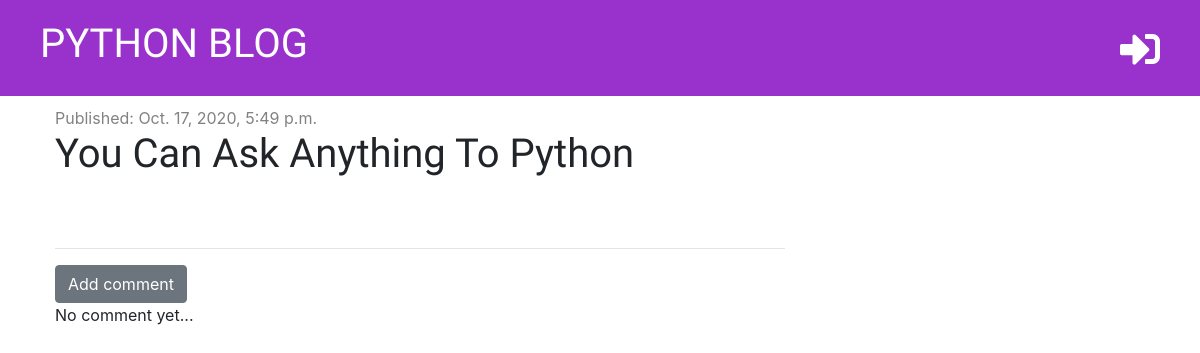
Screenshot of /post/15/ with the database file from the repository.
### blog/models.py (models this page shows, shortened)
class Post(models.Model):
    author = models.ForeignKey('auth.User', on_delete=models.CASCADE)
    title = models.CharField(max_length=200)
    text = models.TextField()
    created_date = models.DateTimeField(default=timezone.now)
    published_date = models.DateTimeField(blank=True, null=True)

### blog/views.py (the view)
# urls.py: path('post/<int:pk>/', views.post_detail, name='post_detail'),
def post_detail(request, pk):
    post = get_object_or_404(Post, pk=pk)
    context = {'post': post}
    return render(request, 'blog/post_detail.html', context)

### blog/templatetags/markdownify.py (called while the page is built)
@register.filter
def markdown(value):
    renderer = HighlightRenderer()
    markdown = mistune.Markdown(renderer=renderer)
    return markdown(value)

### blog/templates/blog/post_detail.html (shortened to what this page needs)
{% extends 'blog/base.html' %}
{% load markdownify %}
{% block content %}
    <div class="post">
        {% if post.published_date %}
            <div class="date">
                Published: {{ post.published_date }}
            </div>
            {% else %}
            <a href="{% url 'post_publish' pk=post.pk %}"><span title="Publish"><i class="fas fa-share-square fa-2x"></i></span></a>
        {% endif %}
        <h1>{{ post.title }}</h1>
    </div>
    <hr>
    <a href="{% url 'add_comment_to_post' pk=post.pk %}" class="btn btn-secondary">Add comment</a>
    {% for comment in post.comments.all %}
        {% if user.is_authenticated or comment.approved %}
            <div class="comment">
                <div class="date">
                    {{ comment.created_date }}
                </div>
                {% if not comment.approved and user.is_superuser %}
                    <a href="{% url 'comment_approve' pk=comment.pk %}"><span title="Approve"><i class="fas fa-check-square"></i></span></a>
                    <a href="{% url 'comment_remove' pk=comment.pk %}"><span title="Delete"><i class="fas fa-trash-alt"></i></span></a>
                {% endif %}
                    <strong>{{ comment.author }}</strong>
                    <p>{{ comment.text | markdown | safe | linebreaksbr }}</p>
            </div>
        {% endif %}
    {% empty %}
        <p>No comment yet...</p>
    {% endfor %}
{% endblock %}

### blog/static/css/blog.css (style rules this page uses)
h1, h2, h3, h4 { font-family: 'Tangerine', 'Inconsolata', 'Droid Sans', serif; }
.date { color: #828282; }
.post { margin-bottom: 70px; }

### rows the page displays
Post: published_date "Oct. 17, 2020, 5:49 p.m.", title "You Can Ask Anything To Python"
